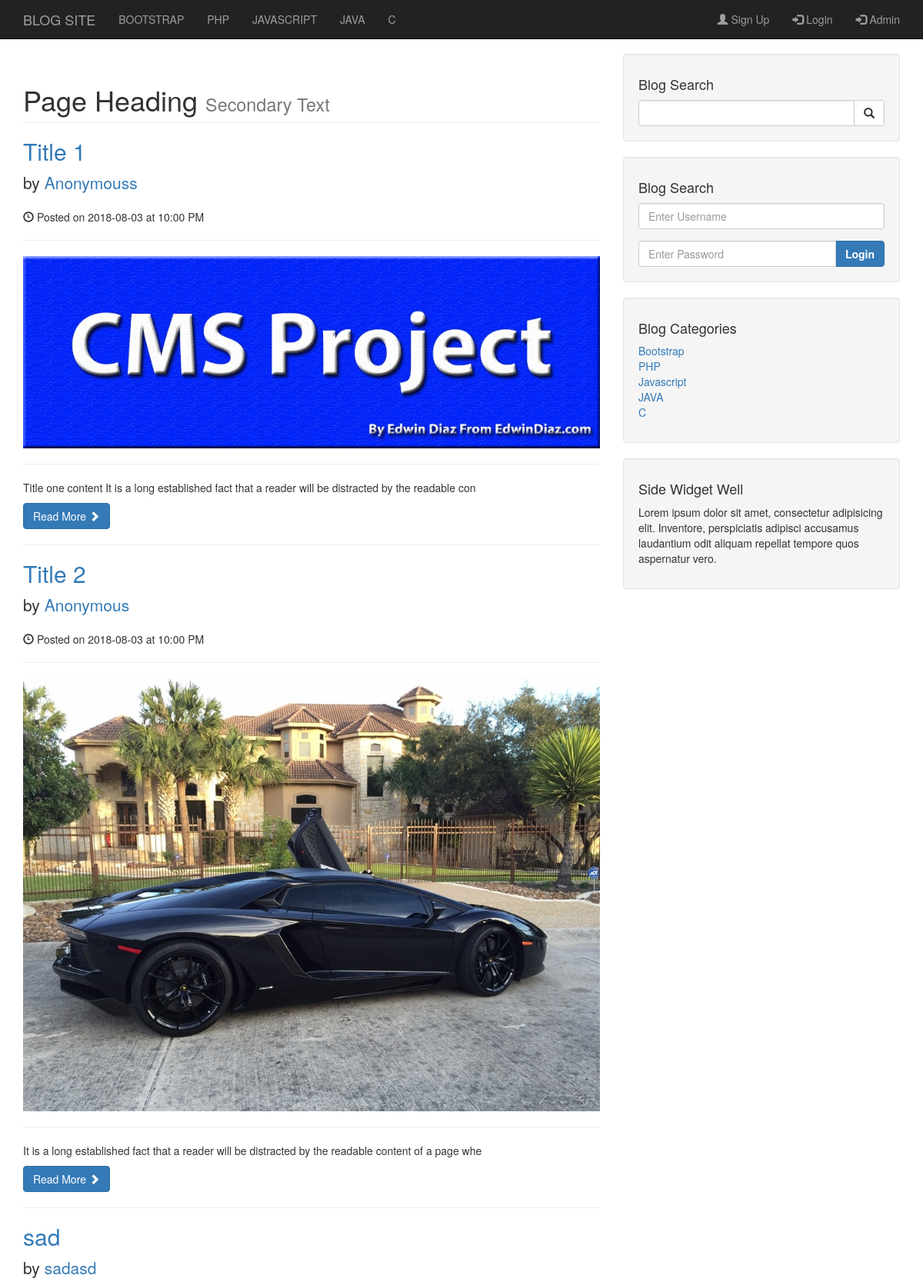
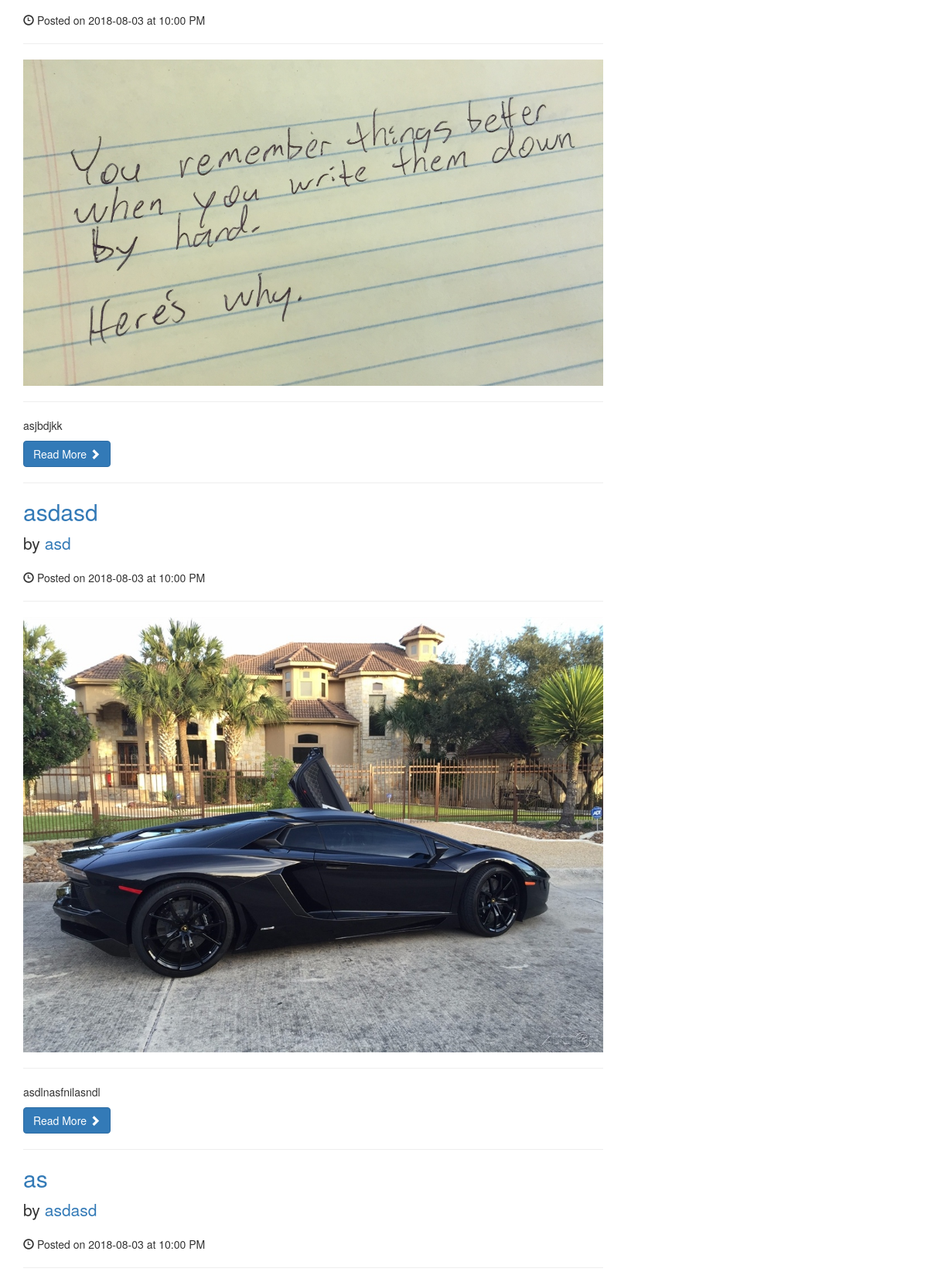
The page / (upper part) on the database its author committed (2 pictures, top to bottom).
### tables this page shows
CREATE TABLE `categories` (
  `cat_id` int(5) NOT NULL,
  `cat_title` varchar(255) NOT NULL
);

CREATE TABLE `posts` (
  `post_id` int(11) NOT NULL,
  `post_category_id` int(11) NOT NULL DEFAULT '0',
  `post_title` varchar(255) NOT NULL,
  `post_author` varchar(255) NOT NULL DEFAULT 'Anonymous',
  `post_date` date NOT NULL DEFAULT '1920-05-28',
  `post_image` varchar(512) NOT NULL DEFAULT 'sample_1.jpg',
  `post_content` text NOT NULL,
  `post_tags` varchar(255) NOT NULL DEFAULT 'None',
  `post_comment_count` int(11) NOT NULL DEFAULT '0',
  `post_status` varchar(255) NOT NULL DEFAULT 'new'
);

### includes/blog.php (the view)
<?php
	$query_result = mysqli_query($connection,$query);
	if($query_result){
		$row_count = mysqli_num_rows($query_result);
		if($row_count > 0){
			while($row = mysqli_fetch_assoc($query_result)){
				$post_id = $row["post_id"];
				$post_title = $row["post_title"];
				$post_author = $row["post_author"];
				$post_timestamp = $row["post_date"];
				$post_image = $row["post_image"];
				$post_content = substr($row["post_content"], 0,100);
?>
				<h2>
				    <a href="post.php?post_id=<?php echo $post_id ?>"><?php echo $post_title ?></a>
				</h2>
				<p class="lead">
				    by <a href="index.php"><?php echo $post_author ?></a>
				</p>
				<p><span class="glyphicon glyphicon-time"></span> Posted on <?php echo $post_timestamp ?> at 10:00 PM</p>
				<hr>
				<img class="img-responsive" src="images/<?php echo $post_image ?>" alt="">
				<hr>
				<p><?php echo $post_content ?></p>
				<a class="btn btn-primary" href="post.php?post_id=<?php echo $post_id ?>">Read More <span class="glyphicon glyphicon-chevron-right"></span></a>
				<hr>
<?php
			}
		}else{
			echo "<h2 class='text-center text-danger'><b>No Blogs Found!!!!</b></h2>";
		}
	}else{
		echo "<h3 text-color='#F00'>NO BLOGS FOUND</h3>";
	}
?>

### includes/navigation.php (shortened to what this page needs)
<nav class="navbar navbar-inverse navbar-fixed-top" role="navigation">
    <div class="container">
        <div class="navbar-header">
            <a class="navbar-brand" href="index.php">BLOG SITE</a>
        </div>
        <div class="collapse navbar-collapse" id="bs-example-navbar-collapse-1">
            <ul class="nav navbar-nav">
                <?php
                    $query = "SELECT * FROM categories";
                    $query_result = mysqli_query($connection,$query);
                    if($query_result){
                        while($row = mysqli_fetch_assoc($query_result)){
                            $cat_title=strtoupper($row['cat_title']);
                            echo "<li>
                                    <a href='#'>{$cat_title}</a>
                                </li>";
                        }
                    }else{
                        die("QUERY FAILED ". mysqli_error($connection));
                    }
                ?>
            </ul>
            <ul class="nav navbar-nav navbar-right">
              <li><a href="#"><span class="glyphicon glyphicon-user"></span> Sign Up</a></li>
              <li><a href="#"><span class="glyphicon glyphicon-log-in"></span> Login</a></li>
              <li><a href="admin"><span class="glyphicon glyphicon-log-in"></span> Admin</a></li>
            </ul>
        </div>
    </div>
</nav>

### includes/sidebar.php
<div class="col-md-4">
    <div class="well">
        <h4>Blog Search</h4>
        <form action="search.php" method="post">
            <div class="input-group">
                <input name="search" type="text" class="form-control">
                <span class="input-group-btn">
                    <button name="submit" class="btn btn-default" type="submit">
                        <span class="glyphicon glyphicon-search"></span>
                </button>
                </span>
            </div>
        </form>
    </div>
    <div class="well">
        <h4>Blog Search</h4>
        <form action="includes/login.php" method="post">
            <div class="form-group">
                <input name="username" type="text" class="form-control" placeholder="Enter Username">
            </div>
            <div class="input-group">
                <input name="password" type="password" class="form-control" placeholder="Enter Password">
                <span class="input-group-btn">
                    <button class="btn btn-primary" name="login" type="submit"><b>Login</b></button>
                </span>
            </div>
        </form>
    </div>
    <div class="well">
        <h4>Blog Categories</h4>
        <div class="row">
            <div class="col-lg-12">
                <ul class="list-unstyled">
                    <?php
                        $query = "SELECT * FROM categories LIMIT 12";
                        $query_result = mysqli_query($connection,$query);
                        if($query_result){
                            while($row = mysqli_fetch_assoc($query_result)){
                                $cat_id = $row['cat_id'];
                                $cat_title = $row['cat_title'];
                                echo "<li>
                                        <a href='category.php?post_id={$cat_id}'>{$cat_title}</a>
                                    </li>";
                            }
                        }else{
                            echo "<li class='warning'>Error!!!! NO CATEGORIES FOUND</li>";
                        }
                    ?>
                </ul>
            </div>
        </div>
    </div>
    <?php include "widget.php" ?>
</div>

### css/blog-home.css (style rules this page uses)
body { padding-top: 70px; }

### rows shown on the page
categories: cat_title "BOOTSTRAP", cat_title "Bootstrap"
categories: cat_title "PHP"
categories: cat_title "JAVASCRIPT", cat_title "Javascript"
categories: cat_title "JAVA"
categories: cat_title "C"
posts: post_title "Title 1", post_author "Anonymouss", post_date "2018-08-03", post_image (picture), post_content "Title one content It is a long established fact that a reader will be distracted by the readable con"
posts: post_title "Title 2", post_author "Anonymous", post_date "2018-08-03", post_image (picture), post_content "It is a long established fact that a reader will be distracted by the readable content of a page whe"
posts: post_title "sad", post_author "sadasd", post_date "2018-08-03", post_image (picture), post_content "asjbdjkk"
posts: post_title "asdasd", post_author "asd", post_date "2018-08-03", post_image (picture), post_content "asdlnasfnilasndl"
posts: post_title "as", post_author "asdasd", post_date "2018-08-03"
